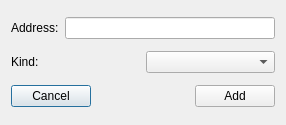
<?xml version="1.0" encoding="UTF-8"?>
<ui version="4.0">
 <class>AddCustomerAddContactAddEmail</class>
 <widget class="QDialog" name="AddCustomerAddContactAddEmail">
  <property name="windowModality">
   <enum>Qt::WindowModal</enum>
  </property>
  <property name="geometry">
   <rect>
    <x>0</x>
    <y>0</y>
    <width>286</width>
    <height>125</height>
   </rect>
  </property>
  <property name="windowTitle">
   <string>Dialog</string>
  </property>
  <layout class="QVBoxLayout" name="verticalLayout">
   <item>
    <layout class="QHBoxLayout" name="horizontalLayout_2">
     <item>
      <widget class="QLabel" name="label">
       <property name="text">
        <string>Address:</string>
       </property>
      </widget>
     </item>
     <item>
      <widget class="QLineEdit" name="addressLineEdit"/>
     </item>
    </layout>
   </item>
   <item>
    <layout class="QHBoxLayout" name="horizontalLayout">
     <item>
      <widget class="QLabel" name="label_2">
       <property name="text">
        <string>Kind:</string>
       </property>
      </widget>
     </item>
     <item>
      <widget class="QComboBox" name="kindComboBox"/>
     </item>
    </layout>
   </item>
   <item>
    <layout class="QHBoxLayout" name="horizontalLayout_3">
     <item>
      <widget class="QPushButton" name="cancelButton">
       <property name="text">
        <string>Cancel</string>
       </property>
      </widget>
     </item>
     <item>
      <spacer name="horizontalSpacer">
       <property name="orientation">
        <enum>Qt::Horizontal</enum>
       </property>
       <property name="sizeHint" stdset="0">
        <size>
         <width>40</width>
         <height>20</height>
        </size>
       </property>
      </spacer>
     </item>
     <item>
      <widget class="QPushButton" name="addButton">
       <property name="text">
        <string>Add</string>
       </property>
      </widget>
     </item>
    </layout>
   </item>
  </layout>
 </widget>
 <resources/>
 <connections/>
</ui>
